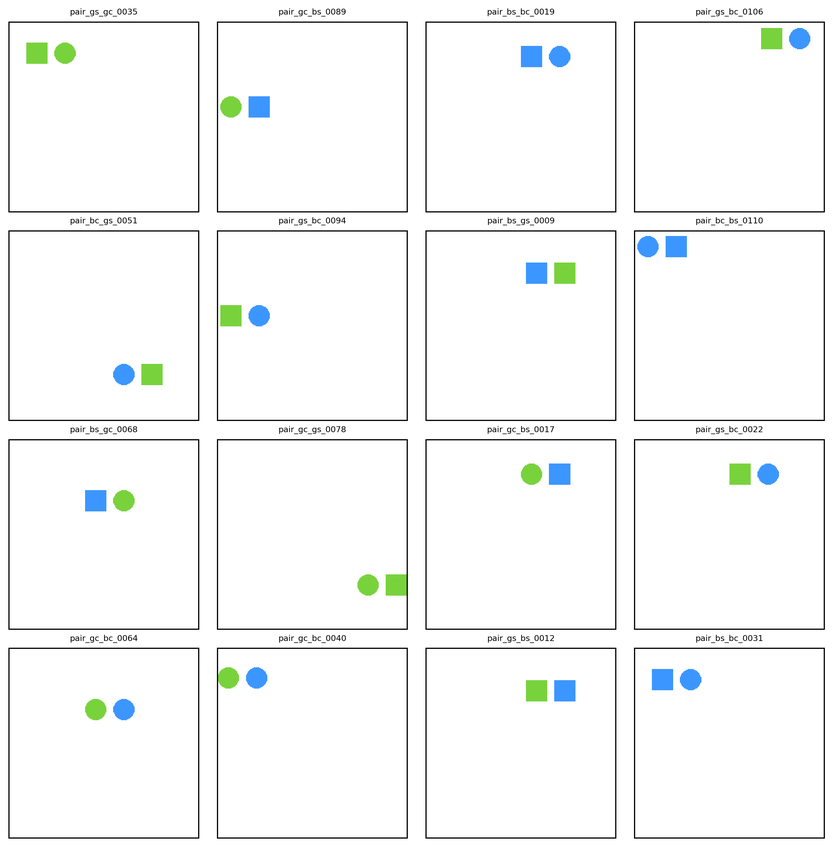
#> input picture decoder_model/stimuli_scripts/random_grid.png, 833 x 847 px, shrunk from 2976 x 3026 before the run; its folder holds only this picture in this run
$ python matlab_plot2.py .
#> lines starting #> are read from the running program, lines starting #| are printed output that depends on the picture
#!/usr/bin/env python3
"""
random_16_grid.py
Display a random sample of 16 images from a folder in a 4x4 grid.

Usage:
  python random_16_grid.py /path/to/folder
"""

from pathlib import Path
import matplotlib.pyplot as plt
import matplotlib.image as mpimg
import matplotlib.patches as patches
import random
import math
import sys

def show_random_grid(img_dir: Path, N=16, cols=4, save_prefix="random_grid"):
    # Collect all image files
#> called with N = 16, cols = 4, save_prefix = 'random_grid'
    exts = {".png", ".jpg", ".jpeg"}
    all_images = [p for p in img_dir.rglob("*") if p.suffix.lower() in exts]
    if len(all_images) == 0:
        print(f"❌ No images found in {img_dir}")
        return

    # Randomly pick N images (without replacement)
    random.shuffle(all_images)
    files_to_show = all_images[:min(N, len(all_images))]

    rows = math.ceil(len(files_to_show) / cols)
    fig, axes = plt.subplots(rows, cols, figsize=(cols * 2.5, rows * 2.5))
    axes = axes.ravel()

    for ax, img_path in zip(axes, files_to_show):
        img = mpimg.imread(img_path)
#> img is the input picture: shape (847, 833, 4) float32; mean R, G, B, A 0.963, 0.97, 0.969, 1
        ax.imshow(img)
        ax.set_title(img_path.stem, fontsize=7)
        ax.axis("off")

        # Add border around each image
        border = patches.Rectangle(
            (0, 0), 1, 1,
            transform=ax.transAxes,
            fill=False,
            edgecolor="black",
            linewidth=2
        )
        ax.add_patch(border)

    # Hide unused axes
    for ax in axes[len(files_to_show):]:
        ax.axis("off")

    plt.tight_layout(pad=0.4)

    # Save outputs
    png_out = img_dir / f"{save_prefix}.png"
    pdf_out = img_dir / f"{save_prefix}.pdf"
    plt.savefig(png_out, format="png", dpi=300, bbox_inches="tight")
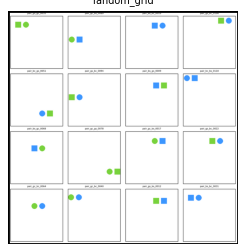
#> figure drawn by matplotlib, 1 panel
    plt.savefig(pdf_out, format="pdf", bbox_inches="tight")
    plt.show()

    print(f"✅ Saved grid to:\n   {png_out}\n   {pdf_out}")


# -------------------- CLI --------------------
if __name__ == "__main__":
    if len(sys.argv) < 2:
        print("Usage: python random_16_grid.py /path/to/folder")
        sys.exit(1)

    img_dir = Path(sys.argv[1]).expanduser().resolve()
    show_random_grid(img_dir)
